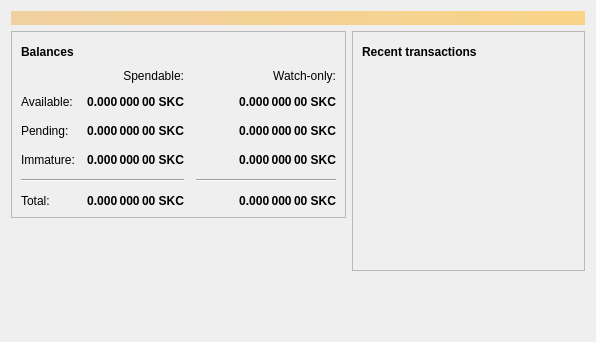
<?xml version="1.0" encoding="UTF-8"?>
<ui version="4.0">
 <class>OverviewPage</class>
 <widget class="QWidget" name="OverviewPage">
  <property name="geometry">
   <rect>
    <x>0</x>
    <y>0</y>
    <width>596</width>
    <height>342</height>
   </rect>
  </property>
  <property name="windowTitle">
   <string>Form</string>
  </property>
  <layout class="QVBoxLayout" name="topLayout">
   <item>
    <widget class="QLabel" name="labelAlerts">
     <property name="visible">
      <bool>false</bool>
     </property>
     <property name="styleSheet">
      <string notr="true">QLabel { background-color: qlineargradient(x1: 0, y1: 0, x2: 1, y2: 0, stop:0 #F0D0A0, stop:1 #F8D488); color:#000000; }</string>
     </property>
     <property name="wordWrap">
      <bool>true</bool>
     </property>
     <property name="margin">
      <number>3</number>
     </property>
     <property name="textInteractionFlags">
      <set>Qt::TextSelectableByMouse</set>
     </property>
    </widget>
   </item>
   <item>
    <layout class="QHBoxLayout" name="horizontalLayout" stretch="1,1">
     <item>
      <layout class="QVBoxLayout" name="verticalLayout_2">
       <item>
        <widget class="QFrame" name="frame">
         <property name="frameShape">
          <enum>QFrame::StyledPanel</enum>
         </property>
         <property name="frameShadow">
          <enum>QFrame::Raised</enum>
         </property>
         <layout class="QVBoxLayout" name="verticalLayout_4">
          <item>
           <layout class="QHBoxLayout" name="horizontalLayout_4">
            <item>
             <widget class="QLabel" name="label_5">
              <property name="font">
               <font>
                <weight>75</weight>
                <bold>true</bold>
               </font>
              </property>
              <property name="text">
               <string>Balances</string>
              </property>
             </widget>
            </item>
            <item>
             <widget class="QPushButton" name="labelWalletStatus">
              <property name="enabled">
               <bool>true</bool>
              </property>
              <property name="maximumSize">
               <size>
                <width>30</width>
                <height>16777215</height>
               </size>
              </property>
              <property name="toolTip">
               <string>The displayed information may be out of date. Your wallet automatically synchronizes with the Sikacoin network after a connection is established, but this process has not completed yet.</string>
              </property>
              <property name="text">
               <string/>
              </property>
              <property name="icon">
               <iconset resource="../sikacoin.qrc">
                <normaloff>:/icons/warning</normaloff>
                <disabledoff>:/icons/warning</disabledoff>:/icons/warning</iconset>
              </property>
              <property name="iconSize">
               <size>
                <width>24</width>
                <height>24</height>
               </size>
              </property>
              <property name="flat">
               <bool>true</bool>
              </property>
             </widget>
            </item>
            <item>
             <spacer name="horizontalSpacer_3">
              <property name="orientation">
               <enum>Qt::Horizontal</enum>
              </property>
              <property name="sizeHint" stdset="0">
               <size>
                <width>40</width>
                <height>20</height>
               </size>
              </property>
             </spacer>
            </item>
           </layout>
          </item>
          <item>
           <layout class="QGridLayout" name="gridLayout">
            <property name="spacing">
             <number>12</number>
            </property>
            <item row="2" column="2">
             <widget class="QLabel" name="labelWatchPending">
              <property name="font">
               <font>
                <weight>75</weight>
                <bold>true</bold>
               </font>
              </property>
              <property name="cursor">
               <cursorShape>IBeamCursor</cursorShape>
              </property>
              <property name="toolTip">
               <string>Unconfirmed transactions to watch-only addresses</string>
              </property>
              <property name="text">
               <string notr="true">0.000 000 00 SKC</string>
              </property>
              <property name="alignment">
               <set>Qt::AlignRight|Qt::AlignTrailing|Qt::AlignVCenter</set>
              </property>
              <property name="textInteractionFlags">
               <set>Qt::LinksAccessibleByMouse|Qt::TextSelectableByKeyboard|Qt::TextSelectableByMouse</set>
              </property>
             </widget>
            </item>
            <item row="2" column="1">
             <widget class="QLabel" name="labelUnconfirmed">
              <property name="font">
               <font>
                <weight>75</weight>
                <bold>true</bold>
               </font>
              </property>
              <property name="cursor">
               <cursorShape>IBeamCursor</cursorShape>
              </property>
              <property name="toolTip">
               <string>Total of transactions that have yet to be confirmed, and do not yet count toward the spendable balance</string>
              </property>
              <property name="text">
               <string notr="true">0.000 000 00 SKC</string>
              </property>
              <property name="alignment">
               <set>Qt::AlignRight|Qt::AlignTrailing|Qt::AlignVCenter</set>
              </property>
              <property name="textInteractionFlags">
               <set>Qt::LinksAccessibleByMouse|Qt::TextSelectableByKeyboard|Qt::TextSelectableByMouse</set>
              </property>
             </widget>
            </item>
            <item row="3" column="2">
             <widget class="QLabel" name="labelWatchImmature">
              <property name="font">
               <font>
                <weight>75</weight>
                <bold>true</bold>
               </font>
              </property>
              <property name="cursor">
               <cursorShape>IBeamCursor</cursorShape>
              </property>
              <property name="toolTip">
               <string>Mined balance in watch-only addresses that has not yet matured</string>
              </property>
              <property name="text">
               <string notr="true">0.000 000 00 SKC</string>
              </property>
              <property name="alignment">
               <set>Qt::AlignRight|Qt::AlignTrailing|Qt::AlignVCenter</set>
              </property>
              <property name="textInteractionFlags">
               <set>Qt::LinksAccessibleByMouse|Qt::TextSelectableByKeyboard|Qt::TextSelectableByMouse</set>
              </property>
             </widget>
            </item>
            <item row="4" column="0" colspan="2">
             <widget class="Line" name="line">
              <property name="orientation">
               <enum>Qt::Horizontal</enum>
              </property>
             </widget>
            </item>
            <item row="4" column="2">
             <widget class="Line" name="lineWatchBalance">
              <property name="sizePolicy">
               <sizepolicy hsizetype="Preferred" vsizetype="Fixed">
                <horstretch>0</horstretch>
                <verstretch>0</verstretch>
               </sizepolicy>
              </property>
              <property name="minimumSize">
               <size>
                <width>140</width>
                <height>0</height>
               </size>
              </property>
              <property name="orientation">
               <enum>Qt::Horizontal</enum>
              </property>
             </widget>
            </item>
            <item row="5" column="0">
             <widget class="QLabel" name="labelTotalText">
              <property name="text">
               <string>Total:</string>
              </property>
             </widget>
            </item>
            <item row="3" column="1">
             <widget class="QLabel" name="labelImmature">
              <property name="font">
               <font>
                <weight>75</weight>
                <bold>true</bold>
               </font>
              </property>
              <property name="cursor">
               <cursorShape>IBeamCursor</cursorShape>
              </property>
              <property name="toolTip">
               <string>Mined balance that has not yet matured</string>
              </property>
              <property name="text">
               <string notr="true">0.000 000 00 SKC</string>
              </property>
              <property name="alignment">
               <set>Qt::AlignRight|Qt::AlignTrailing|Qt::AlignVCenter</set>
              </property>
              <property name="textInteractionFlags">
               <set>Qt::LinksAccessibleByMouse|Qt::TextSelectableByKeyboard|Qt::TextSelectableByMouse</set>
              </property>
             </widget>
            </item>
            <item row="2" column="3">
             <spacer name="horizontalSpacer_2">
              <property name="orientation">
               <enum>Qt::Horizontal</enum>
              </property>
              <property name="sizeHint" stdset="0">
               <size>
                <width>40</width>
                <height>20</height>
               </size>
              </property>
             </spacer>
            </item>
            <item row="3" column="0">
             <widget class="QLabel" name="labelImmatureText">
              <property name="text">
               <string>Immature:</string>
              </property>
             </widget>
            </item>
            <item row="5" column="1">
             <widget class="QLabel" name="labelTotal">
              <property name="font">
               <font>
                <weight>75</weight>
                <bold>true</bold>
               </font>
              </property>
              <property name="cursor">
               <cursorShape>IBeamCursor</cursorShape>
              </property>
              <property name="toolTip">
               <string>Your current total balance</string>
              </property>
              <property name="text">
               <string notr="true">0.000 000 00 SKC</string>
              </property>
              <property name="alignment">
               <set>Qt::AlignRight|Qt::AlignTrailing|Qt::AlignVCenter</set>
              </property>
              <property name="textInteractionFlags">
               <set>Qt::LinksAccessibleByMouse|Qt::TextSelectableByKeyboard|Qt::TextSelectableByMouse</set>
              </property>
             </widget>
            </item>
            <item row="5" column="2">
             <widget class="QLabel" name="labelWatchTotal">
              <property name="font">
               <font>
                <weight>75</weight>
                <bold>true</bold>
               </font>
              </property>
              <property name="cursor">
               <cursorShape>IBeamCursor</cursorShape>
              </property>
              <property name="toolTip">
               <string>Current total balance in watch-only addresses</string>
              </property>
              <property name="text">
               <string notr="true">0.000 000 00 SKC</string>
              </property>
              <property name="alignment">
               <set>Qt::AlignRight|Qt::AlignTrailing|Qt::AlignVCenter</set>
              </property>
              <property name="textInteractionFlags">
               <set>Qt::LinksAccessibleByMouse|Qt::TextSelectableByKeyboard|Qt::TextSelectableByMouse</set>
              </property>
             </widget>
            </item>
            <item row="0" column="2">
             <widget class="QLabel" name="labelWatchonly">
              <property name="text">
               <string>Watch-only:</string>
              </property>
              <property name="alignment">
               <set>Qt::AlignRight|Qt::AlignTrailing|Qt::AlignVCenter</set>
              </property>
             </widget>
            </item>
            <item row="1" column="0">
             <widget class="QLabel" name="labelBalanceText">
              <property name="text">
               <string>Available:</string>
              </property>
             </widget>
            </item>
            <item row="1" column="1">
             <widget class="QLabel" name="labelBalance">
              <property name="font">
               <font>
                <weight>75</weight>
                <bold>true</bold>
               </font>
              </property>
              <property name="cursor">
               <cursorShape>IBeamCursor</cursorShape>
              </property>
              <property name="toolTip">
               <string>Your current spendable balance</string>
              </property>
              <property name="text">
               <string notr="true">0.000 000 00 SKC</string>
              </property>
              <property name="alignment">
               <set>Qt::AlignRight|Qt::AlignTrailing|Qt::AlignVCenter</set>
              </property>
              <property name="textInteractionFlags">
               <set>Qt::LinksAccessibleByMouse|Qt::TextSelectableByKeyboard|Qt::TextSelectableByMouse</set>
              </property>
             </widget>
            </item>
            <item row="1" column="2">
             <widget class="QLabel" name="labelWatchAvailable">
              <property name="font">
               <font>
                <weight>75</weight>
                <bold>true</bold>
               </font>
              </property>
              <property name="cursor">
               <cursorShape>IBeamCursor</cursorShape>
              </property>
              <property name="toolTip">
               <string>Your current balance in watch-only addresses</string>
              </property>
              <property name="text">
               <string notr="true">0.000 000 00 SKC</string>
              </property>
              <property name="alignment">
               <set>Qt::AlignRight|Qt::AlignTrailing|Qt::AlignVCenter</set>
              </property>
              <property name="textInteractionFlags">
               <set>Qt::LinksAccessibleByMouse|Qt::TextSelectableByKeyboard|Qt::TextSelectableByMouse</set>
              </property>
             </widget>
            </item>
            <item row="2" column="0">
             <widget class="QLabel" name="labelPendingText">
              <property name="text">
               <string>Pending:</string>
              </property>
             </widget>
            </item>
            <item row="0" column="1">
             <widget class="QLabel" name="labelSpendable">
              <property name="text">
               <string>Spendable:</string>
              </property>
              <property name="alignment">
               <set>Qt::AlignRight|Qt::AlignTrailing|Qt::AlignVCenter</set>
              </property>
             </widget>
            </item>
           </layout>
          </item>
         </layout>
        </widget>
       </item>
       <item>
        <spacer name="verticalSpacer">
         <property name="orientation">
          <enum>Qt::Vertical</enum>
         </property>
         <property name="sizeHint" stdset="0">
          <size>
           <width>20</width>
           <height>40</height>
          </size>
         </property>
        </spacer>
       </item>
      </layout>
     </item>
     <item>
      <layout class="QVBoxLayout" name="verticalLayout_3">
       <item>
        <widget class="QFrame" name="frame_2">
         <property name="frameShape">
          <enum>QFrame::StyledPanel</enum>
         </property>
         <property name="frameShadow">
          <enum>QFrame::Raised</enum>
         </property>
         <layout class="QVBoxLayout" name="verticalLayout">
          <item>
           <layout class="QHBoxLayout" name="horizontalLayout_2">
            <item>
             <widget class="QLabel" name="label_4">
              <property name="font">
               <font>
                <weight>75</weight>
                <bold>true</bold>
               </font>
              </property>
              <property name="text">
               <string>Recent transactions</string>
              </property>
             </widget>
            </item>
            <item>
             <widget class="QPushButton" name="labelTransactionsStatus">
              <property name="enabled">
               <bool>true</bool>
              </property>
              <property name="maximumSize">
               <size>
                <width>30</width>
                <height>16777215</height>
               </size>
              </property>
              <property name="toolTip">
               <string>The displayed information may be out of date. Your wallet automatically synchronizes with the Sikacoin network after a connection is established, but this process has not completed yet.</string>
              </property>
              <property name="text">
               <string/>
              </property>
              <property name="icon">
               <iconset resource="../sikacoin.qrc">
                <normaloff>:/icons/warning</normaloff>
                <disabledoff>:/icons/warning</disabledoff>:/icons/warning</iconset>
              </property>
              <property name="iconSize">
               <size>
                <width>24</width>
                <height>24</height>
               </size>
              </property>
              <property name="flat">
               <bool>true</bool>
              </property>
             </widget>
            </item>
            <item>
             <spacer name="horizontalSpacer">
              <property name="orientation">
               <enum>Qt::Horizontal</enum>
              </property>
              <property name="sizeHint" stdset="0">
               <size>
                <width>40</width>
                <height>20</height>
               </size>
              </property>
             </spacer>
            </item>
           </layout>
          </item>
          <item>
           <widget class="QListView" name="listTransactions">
            <property name="styleSheet">
             <string notr="true">QListView { background: transparent; }</string>
            </property>
            <property name="frameShape">
             <enum>QFrame::NoFrame</enum>
            </property>
            <property name="verticalScrollBarPolicy">
             <enum>Qt::ScrollBarAlwaysOff</enum>
            </property>
            <property name="horizontalScrollBarPolicy">
             <enum>Qt::ScrollBarAlwaysOff</enum>
            </property>
            <property name="selectionMode">
             <enum>QAbstractItemView::NoSelection</enum>
            </property>
           </widget>
          </item>
         </layout>
        </widget>
       </item>
       <item>
        <spacer name="verticalSpacer_2">
         <property name="orientation">
          <enum>Qt::Vertical</enum>
         </property>
         <property name="sizeHint" stdset="0">
          <size>
           <width>20</width>
           <height>40</height>
          </size>
         </property>
        </spacer>
       </item>
      </layout>
     </item>
    </layout>
   </item>
  </layout>
 </widget>
 <resources/>
 <connections/>
</ui>
